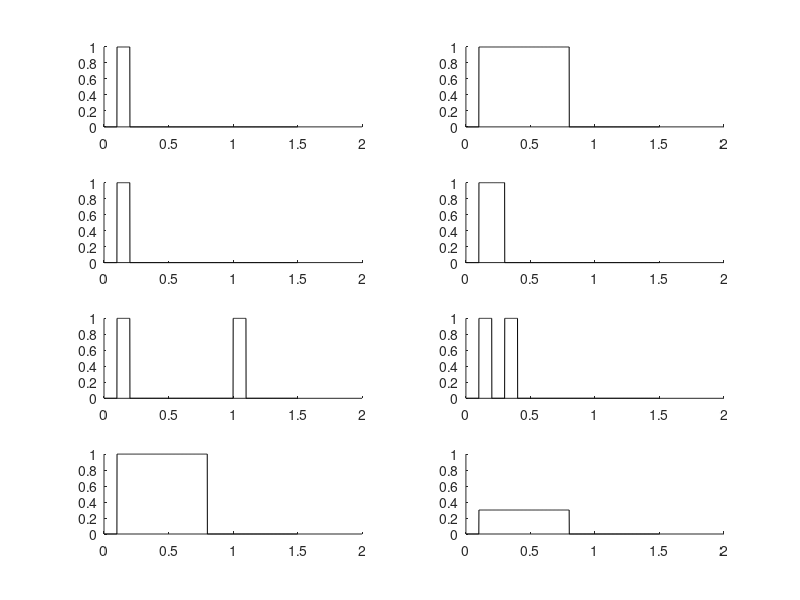

This chart was generated by the following MATLAB code: (Note: this script raises an error after producing the figure.)
% dn_generateNewFigure1

saveFigure = 0;

%% PRE-DEFINED MODEL PARAMETERS

params = [0.1, 0, 0.1, 2, 0.1, 0, 1];
t      = 0.001 : 0.001 : 1.5;

normMax = @(x) x./max(x);

%% MAKE STIMULUS

stim = [];

% one 100ms pulse ---------------------------------------------------------
stim.onepulse_100 = zeros(1, length(t));
stim.onepulse_100(t > 0.1 & t <= 0.2) = 1;

% one 200ms pulse ---------------------------------------------------------
stim.onepulse_200 = zeros(1, length(t));
stim.onepulse_200(t > 0.1 & t <= 0.3) = 1;

% one sustained pulse -----------------------------------------------------
stim.onepulse_sustained = zeros(1, length(t));
stim.onepulse_sustained(t > 0.1 & t <= 0.8) = 1;

% two 100ms pulses, short ISI ---------------------------------------------
stim.twopulses_100 = zeros(1, length(t));
stim.twopulses_100(t > 0.1 & t <= 0.2) = 1;
stim.twopulses_100(t > 0.3 & t <= 0.4) = 1;

% two 100ms pulses, long ISI ---------------------------------------------
stim.twopulses_800 = zeros(1, length(t));
stim.twopulses_800(t > 0.1 & t <= 0.2) = 1;
stim.twopulses_800(t > 1 & t <= 1.1) = 1;

% one sustained pulse, high contrast --------------------------------------
stim.highContrast = zeros(1, length(t));
stim.highContrast(t > 0.1 & t <=0.8) = 1;

% one sustained pulse, low contrast ---------------------------------------
contrast = 0.3;
stim.lowContrast = stim.highContrast .* contrast ;

%% VISUALIZE STIMULI ------------------------------------------------------

figure (1), clf
subplot(4, 2, 1), plot(t, stim.onepulse_100, 'k-'),
subplot(4, 2, 2), plot(t, stim.onepulse_sustained, 'k-'),

subplot(4, 2, 3), plot(t, stim.onepulse_100, 'k-'),
subplot(4, 2, 4), plot(t, stim.onepulse_200, 'k-')

subplot(4, 2, 5), plot(t, stim.twopulses_800, 'k-')
subplot(4, 2, 6), plot(t, stim.twopulses_100, 'k-')

subplot(4, 2, 7), plot(t, stim.highContrast, 'k-')
subplot(4, 2, 8), plot(t, stim.lowContrast, 'k-')

for k = 1 : 8
    subplot(4, 2, k), hold on, ylim([0, 1]), box off, 
end

%% MAKE LINEAR PREDICTIONS

irf = gammaPDF(t, 0.05, 2);

lin = [];

% FIRST ROW ---------------------------------------------------------------
lin.onepulse_100       = convCut(irf, stim.onepulse_100, length(t));
lin.onepulse_sustained = convCut(irf, stim.onepulse_sustained, length(t));

maxSustainedRsp        = max(lin.onepulse_sustained);
lin.onepulse_100       = lin.onepulse_100./maxSustainedRsp  ;
lin.onepulse_sustained = normMax(lin.onepulse_sustained);

% SECOND ROW --------------------------------------------------------------
lin.onepulse_200      = convCut(irf, stim.onepulse_200, length(t));
lin.onepulse_200      = lin.onepulse_200 ./ maxSustainedRsp;

% THIRD ROW ---------------------------------------------------------------
lin.twopulses_800     = convCut(irf, stim.twopulses_800, length(t));
lin.twopulses_800     = lin.twopulses_800./maxSustainedRsp;

lin.twopulses_100     = convCut(irf, stim.twopulses_100, length(t));
lin.twopulses_100     = lin.twopulses_100./maxSustainedRsp;

%% VISUALIZE LINEAR PREDICTIONS

figure (1)
subplot(4, 2, 1), plot(t, lin.onepulse_100, 'r-', 'linewidth', 2)
subplot(4, 2, 2), plot(t, lin.onepulse_sustained, 'k:', 'linewidth', 2)

subplot(4, 2, 3), plot(t, lin.onepulse_100, 'r-', 'linewidth', 2)
subplot(4, 2, 4), plot(t, lin.onepulse_200, 'k:', 'linewidth', 2)

subplot(4, 2, 5), plot(t, lin.twopulses_800, 'r-', 'linewidth', 2)
subplot(4, 2, 6), plot(t, lin.twopulses_100, 'k:', 'linewidth', 2)

%% COMPUTE NON-LINEAR RESPONSE

% FIRST ROW ---------------------------------------------------------------
dn.onepulse_sustained = dn_DNmodel(params, stim.onepulse_sustained, t);
maxDNRsp = max(dn.onepulse_sustained);
dn.onepulse_sustained = normMax(dn.onepulse_sustained);

% SECOND ROW --------------------------------------------------------------
dn.onepulse_200 = dn_DNmodel(params, stim.onepulse_200, t);
dn.onepulse_200 = dn.onepulse_200./maxDNRsp;

% THIRD ROW ---------------------------------------------------------------
dn.twopulses_100 = dn_DNmodel(params, stim.twopulses_100, t);
dn.twopulses_100 = dn.twopulses_100./maxDNRsp;

% FOURTH ROW --------------------------------------------------------------
dn.highContrast   = dn_DNmodel(params, stim.highContrast, t);
dn.highContrast   = dn.highContrast./maxDNRsp;

dn.lowContrast   = dn_DNmodel(params, stim.lowContrast, t);
dn.lowContrast   = dn.lowContrast./maxDNRsp;

%% VISUALIZE NON-LINEAR RESPONSE

figure (1), 
subplot(4, 2, 2), plot(t, dn.onepulse_sustained, 'r-', 'linewidth', 2), title('Response declines for sustained stimulus')
subplot(4, 2, 4), plot(t, dn.onepulse_200, 'r-', 'linewidth', 2), title('subaddtive temporal sum')
subplot(4, 2, 6), plot(t, dn.twopulses_100, 'r-', 'linewidth', 2), title('adaptation')

% linear response
subplot(4, 2, 7), plot(t, dn.highContrast, 'r-', 'linewidth', 2)
subplot(4, 2, 8), plot(t, dn.highContrast .* contrast, 'k:', 'linewidth', 2)
subplot(4, 2, 8), plot(t, dn.lowContrast, 'r-', 'linewidth', 2), title('Contrast-dependent temporal dynamics')

%% SAVE FIGURE

if saveFigure,
    figLoc = fullfile(dn_ECoG_RootPath, 'analysisFigures');
    fg1Nm = 'nfg_figure1A';
    printnice(1, 0, figLoc, fg1Nm);
    
    fg2Nm = 'nfg_figure1B';
    printnice(2, 0, figLoc, fg2Nm);
end

